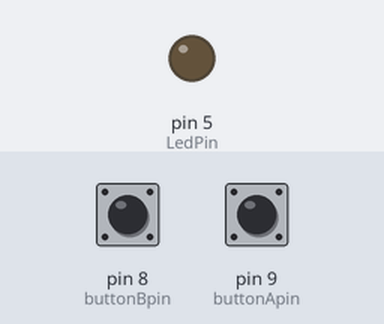
Bench run of a sketch on a simulated Arduino Mega 2560, built with avr-gcc and run on an emulated ATmega2560. Parts: output pins drawn as LEDs (lit = HIGH). The inputs (shaded band) are chosen by the test bench; at power-on: pin 9 (buttonApin) HIGH, pin 8 (buttonBpin) HIGH.

Above: at 1.2 s.
1.3 s: pin 9 (buttonApin) pulled LOW for 0.15 s
At 1.9 s:
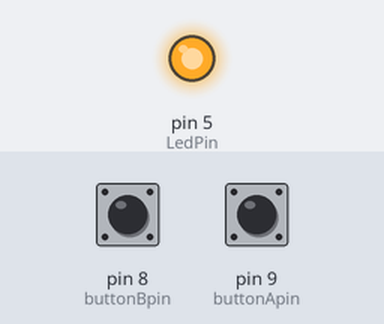
2.9 s: pin 8 (buttonBpin) pulled LOW for 0.15 s
At 4.1 s:
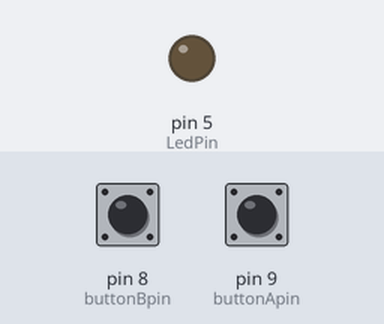
4.5 s: pin 9 (buttonApin) pulled LOW for 1 s
At 5.5 s:
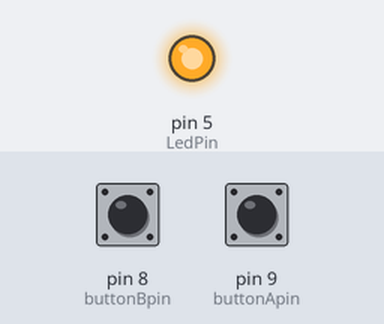
7.0 s: pin 8 (buttonBpin) driven LOW and pin 9 (buttonApin) driven LOW
At 7.7 s:
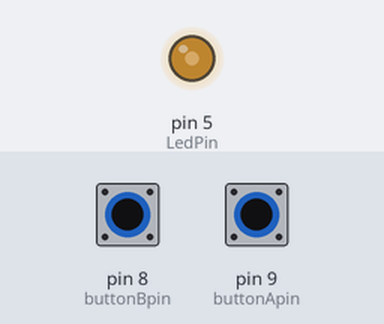
8.5 s: pin 8 (buttonBpin) driven HIGH
At 9.6 s:
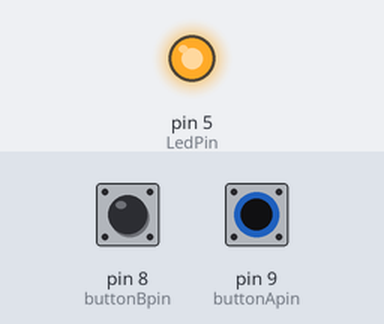
Timing chart, 0 to 11.0 s (numbered marks = the images above; inputs shaded):
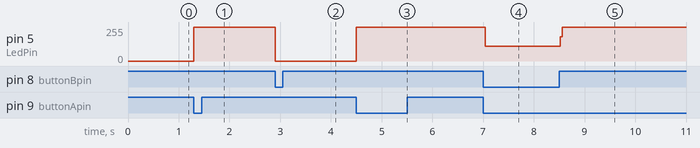

Measured:
- after the input at 1.3 s, pin 5 (LedPin): 0/255 → 255/255 at once
- after the input at 2.9 s, pin 5 (LedPin): 255/255 → 0/255 at once
- after the input at 4.5 s, pin 5 (LedPin): 0/255 → 255/255 at once
- after the input at 7.0 s, pin 5 (LedPin): 255/255 → 111/255 at once
- after the input at 8.5 s, pin 5 (LedPin): 111/255 → 255/255 at once

The sketch:

Lesson3_MEGA.ino
```cpp
  const int LedPin = 5, buttonApin = 9,buttonBpin = 8;
  byte leds = 0;

void setup() {
  // put your setup code here, to run once:
  pinMode(LedPin, OUTPUT);
  pinMode(buttonApin, INPUT_PULLUP);
  pinMode(buttonBpin, INPUT_PULLUP);
}

void loop() {
  // put your main code here, to run repeatedly:
  if(digitalRead(buttonApin)==LOW)
      digitalWrite(LedPin, HIGH);
  if(digitalRead(buttonBpin)==LOW)
      digitalWrite(LedPin, LOW);

}
```
